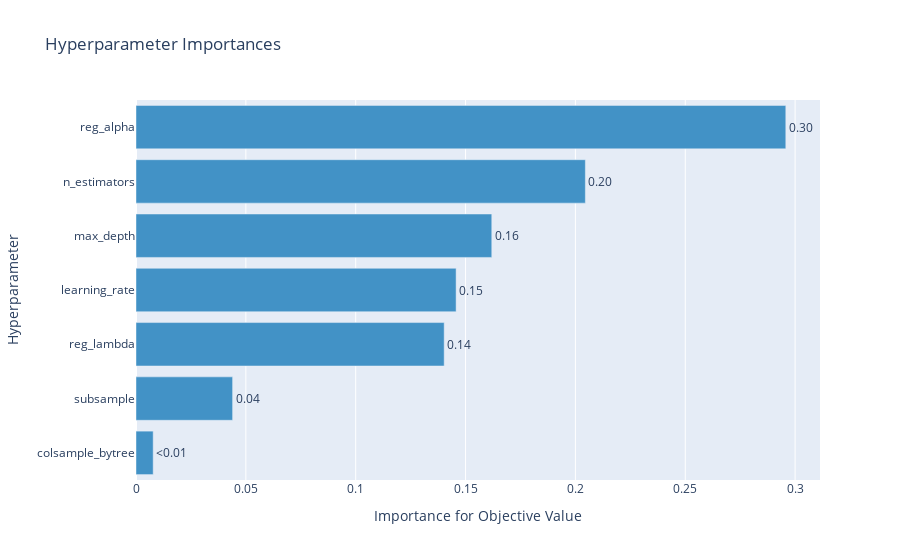

Notebook source saved alongside this figure:
### Code cell
optuna.visualization.plot_param_importances(study)

### Figure 1 — Plotly figure (JSON) as saved in the notebook; plotly's stock layout.template omitted (floating-point values rounded to 4 significant figures)
{"data": [{"cliponaxis": false, "hovertemplate": ["colsample_bytree (FloatDistribution): 0.007817887659065437<extra></extra>", "subsample (FloatDistribution): 0.04397352459915114<extra></extra>", "reg_lambda (FloatDistribution): 0.1402734325931135<extra></extra>", "learning_rate (FloatDistribution): 0.14569725574728545<extra></extra>", "max_depth (IntDistribution): 0.1619331797535908<extra></extra>", "n_estimators (IntDistribution): 0.20453612757811607<extra></extra>", "reg_alpha (FloatDistribution): 0.2957685920696776<extra></extra>"], "marker": {"color": "rgb(66,146,198)"}, "orientation": "h", "text": ["<0.01", "0.04", "0.14", "0.15", "0.16", "0.20", "0.30"], "textposition": "outside", "type": "bar", "x": [0.007818, 0.04397, 0.1403, 0.1457, 0.1619, 0.2045, 0.2958], "y": ["colsample_bytree", "subsample", "reg_lambda", "learning_rate", "max_depth", "n_estimators", "reg_alpha"]}], "layout": {"showlegend": false, "title": {"text": "Hyperparameter Importances"}, "xaxis": {"title": {"text": "Importance for Objective Value"}}, "yaxis": {"title": {"text": "Hyperparameter"}}}}
